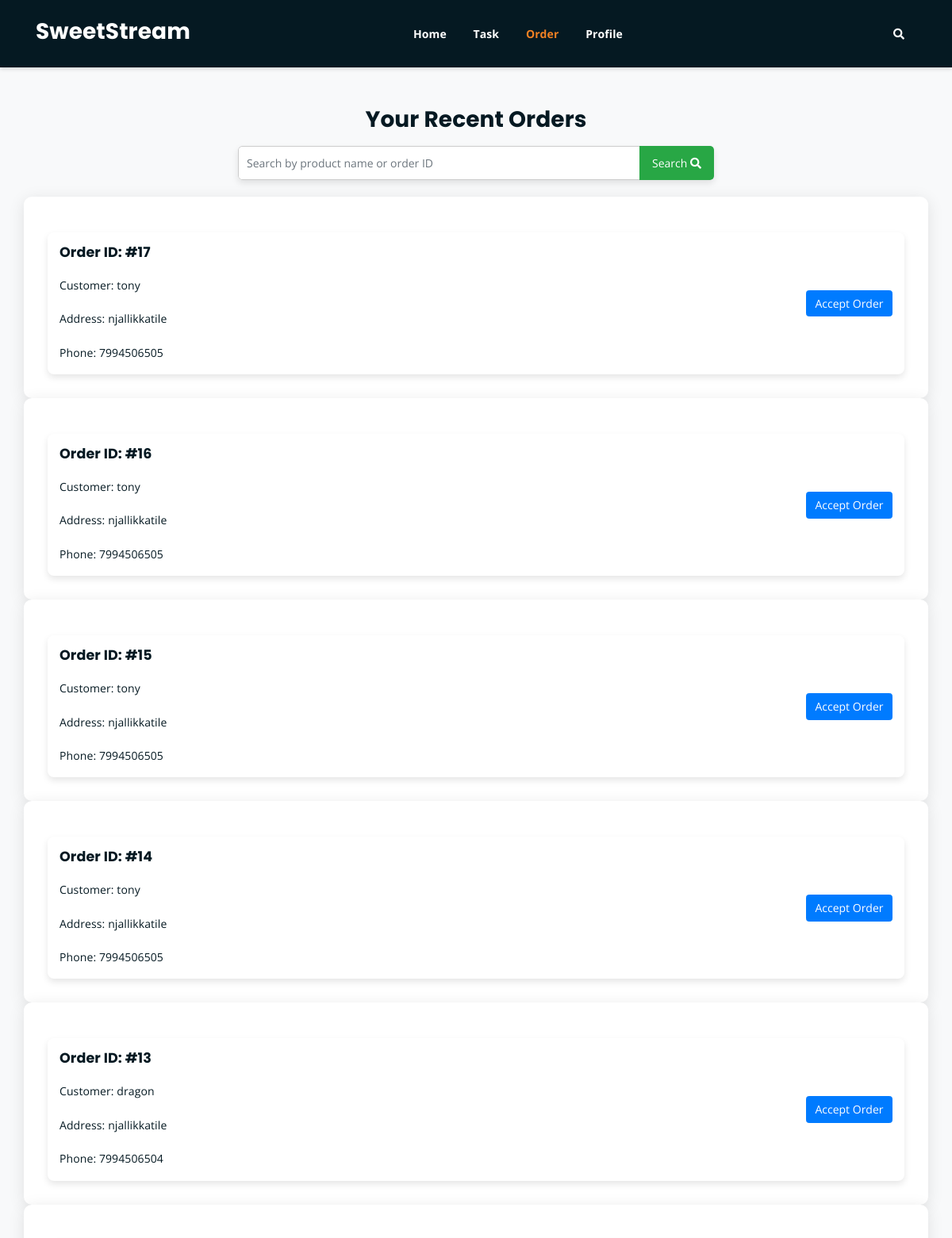
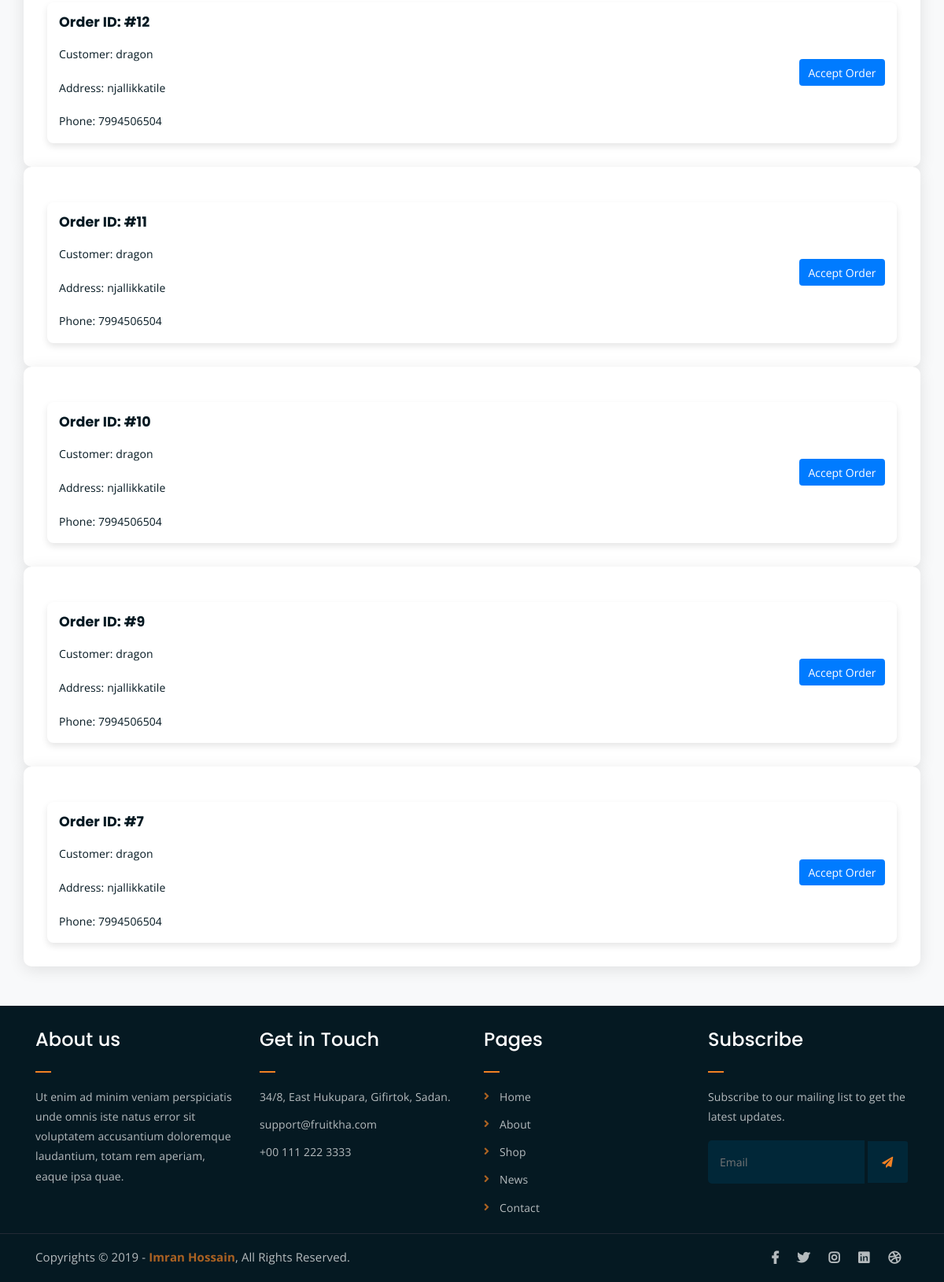
Page /delivery/order.php (signed in) on the earlier database version (2 pictures, top to bottom).
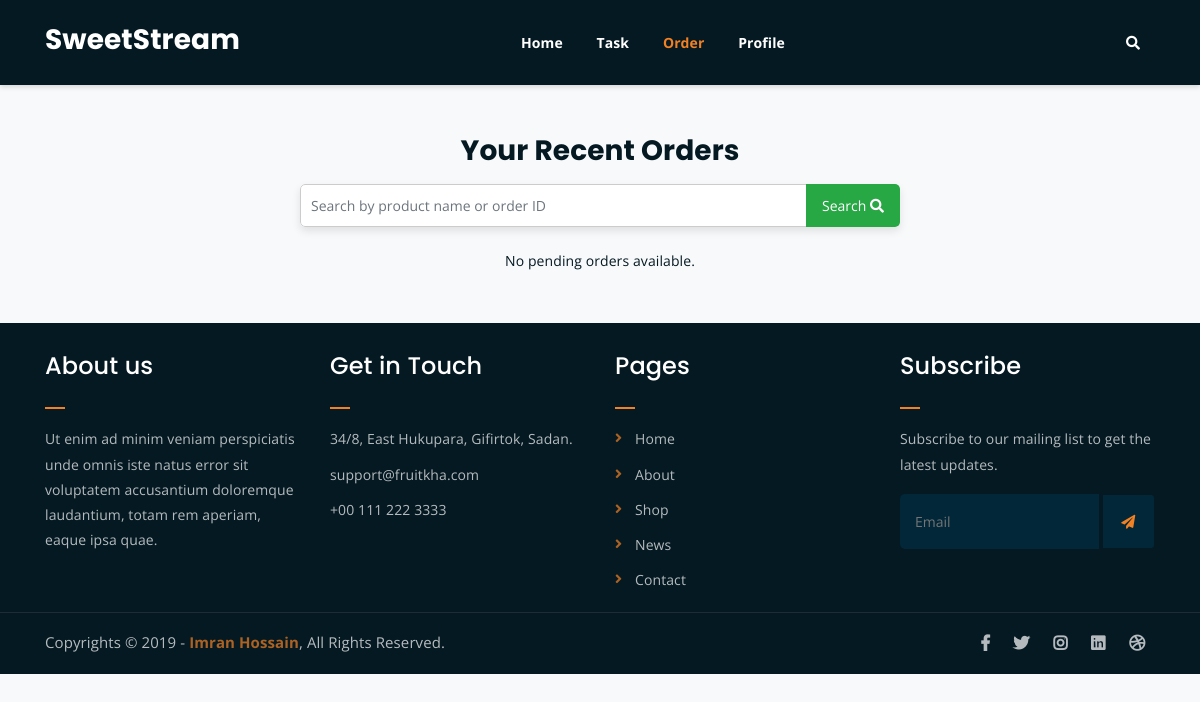
Same page on the later database version.
### tables this page shows
CREATE TABLE `delivery_table` (
  `did` int(100) NOT NULL,
  `product_id` int(100) NOT NULL,
  `user_id` varchar(100) NOT NULL,
  `product_quantity` varchar(100) NOT NULL,
  `price` varchar(100) NOT NULL,
  `address` varchar(100) NOT NULL,
  `phone_no` varchar(10) NOT NULL,
  `deliveryperson_id` varchar(100) NOT NULL,
  `delivery_date_time` datetime NOT NULL DEFAULT current_timestamp(),
  `status` varchar(100) NOT NULL,
  `payment_details` varchar(100) NOT NULL,
  `payment_status` varchar(100) NOT NULL,
  `delivery_dispacted_time` datetime DEFAULT NULL,
  `delivery_delivered_time` datetime DEFAULT NULL
);

CREATE TABLE `user_table` (
  `id` int(11) NOT NULL,
  `name` varchar(100) NOT NULL,
  `phone_no` varchar(15) NOT NULL,
  `email` varchar(100) NOT NULL,
  `password` varchar(255) NOT NULL,
  `address` varchar(255) DEFAULT NULL,
  `privilege` varchar(100) DEFAULT NULL
);

### delivery/your_orders_list_endpoint.php (the view)
<?php
include $_SERVER['DOCUMENT_ROOT'] . '/SweetStream/php/db.php';
$sql = "
    SELECT d.did, d.address, d.status, d.user_id, d.delivery_date_time,
        u.name AS customer_name, u.phone_no AS customer_phone
    FROM delivery_table d
    JOIN user_table u ON d.user_id = u.id
    WHERE (d.status = 'pending' OR d.deliveryperson_id IS NULL)
    GROUP BY d.user_id, d.delivery_date_time
    ORDER BY d.delivery_date_time DESC
";
$result = $conn->query($sql);
$orders = [];
while ($row = $result->fetch_assoc()) {
    $orders[] = [
        'order_id' => $row['did'],
        'customer_name' => $row['customer_name'],
        'address' => $row['address'],
        'phone_no' => $row['customer_phone'],
        'status' => $row['status'],
        'user_id' => $row['user_id'],
        'order_date' => $row['delivery_date_time']
    ];
}
if (empty($orders)) {
    echo "<p class='text-center'>No pending orders available.</p>";
} else {
    foreach ($orders as $order) {
        echo "
            <div class='tracking-card'>
                <div class='order-item'>
                    <div class='order-info'>
                        <h5>Order ID: #{$order['order_id']}</h5>
                        <p>Customer: {$order['customer_name']}</p>
                        <p>Address: {$order['address']}</p>
                        <p>Phone: {$order['phone_no']}</p>
                    </div>
                    <div class='order-status'>
                        <button class='btn btn-primary' onclick=\"openModal('{$order['order_id']}', '{$order['user_id']}', '{$order['order_date']}')\">Accept Order</button>
                    </div>
                </div>
            </div>";
    }
}
?>

### delivery/order.php (shortened to what this page needs)
<?php
include $_SERVER['DOCUMENT_ROOT'] . '/SweetStream/php/db_connection.php';
$conn = new mysqli($host, $user, $password, $dbname);
?>
<!DOCTYPE html>
<html lang="en">
    <head>
        <link rel="stylesheet" href="../user/assets/css/all.min.css">
        <link rel="stylesheet" href="../user/assets/bootstrap/css/bootstrap.min.css">
        <link rel="stylesheet" href="../user/assets/css/main.css">
    </head>
<body>
     <div class="top-header-area" id="sticker">
        <div class="container">
            <div class="row">
                <div class="col-lg-12 text-center">
                    <div class="main-menu-wrap">
                        <div class="site-logo">
                            <a href="#">
                                <h3 class="orange-text">SweetStream</h3>
                            </a>
                        </div>
                        <nav class="main-menu">
                            <ul>
                                <li><a href="index.php">Home</a></li>
                                <li><a href="task.php">Task</a></li>
                                <li class="current-list-item"><a href="order.php">Order</a></li>
                                <li><a href="profile.html">Profile</a></li>
                                <li>
                                    <div class="header-icons">
                                        <a class="mobile-hide search-bar-icon" href="#"><i class="fas fa-search"></i></a>
                                    </div>
                                </li>
                            </ul>
                        </nav>
                    </div>
                </div>
            </div>
        </div>
    </div>
<div class="order-tracking-section">
    <div class="container-fluid">
        <div class="row">
            <div class="col-lg-12">
                <h3 class="text-center">Your Recent Orders</h3>
                <div class="search-area2 mb-4">
                    <div class="input-group">
                        <input type="text" class="form-control search-input" placeholder="Search by product name or order ID">
                        <div class="input-group-append">
                            <button class="btn btn-success search-button" type="submit">
                                Search <i class="fas fa-search"></i>
                            </button>
                        </div>
                    </div>
                </div>
                <div id="orderList">
                    <?php include 'your_orders_list_endpoint.php'; ?>
                </div>
            </div>
        </div>
    </div>
</div>
   <div class="footer-area">
    <div class="container">
        <div class="row">
            <div class="col-lg-3 col-md-6">
                <div class="footer-box about-widget">
                    <h2 class="widget-title">About us</h2>
                    <p>Ut enim ad minim veniam perspiciatis unde omnis iste natus error sit voluptatem accusantium doloremque laudantium, totam rem aperiam, eaque ipsa quae.</p>
                </div>
            </div>
            <div class="col-lg-3 col-md-6">
                <div class="footer-box get-in-touch">
                    <h2 class="widget-title">Get in Touch</h2>
                    <ul>
                        <li>34/8, East Hukupara, Gifirtok, Sadan.</li>
                        <li>support@fruitkha.com</li>
                        <li>+00 111 222 3333</li>
                    </ul>
                </div>
            </div>
            <div class="col-lg-3 col-md-6">
                <div class="footer-box pages">
                    <h2 class="widget-title">Pages</h2>
                    <ul>
                        <li><a href="index.php">Home</a></li>
                        <li><a href="about.html">About</a></li>
                        <li><a href="services.html">Shop</a></li>
                        <li><a href="news.html">News</a></li>
                        <li><a href="contact.html">Contact</a></li>
                    </ul>
                </div>
            </div>
            <div class="col-lg-3 col-md-6">
                <div class="footer-box subscribe">
                    <h2 class="widget-title">Subscribe</h2>
                    <p>Subscribe to our mailing list to get the latest updates.</p>
                    <form action="index.php">
                        <input type="email" placeholder="Email">
                        <button type="submit"><i class="fas fa-paper-plane"></i></button>
                    </form>
                </div>
            </div>
        </div>
    </div>
</div>
<div class="copyright">
    <div class="container">
        <div class="row">
            <div class="col-lg-6 col-md-12">
                <p>Copyrights &copy; 2019 - <a href="https://imransdesign.com/">Imran Hossain</a>,  All Rights Reserved.</p>
            </div>
            <div class="col-lg-6 text-right col-md-12">
                <div class="social-icons">
                    <ul>
                        <li><a href="#" target="_blank"><i class="fab fa-facebook-f"></i></a></li>
                        <li><a href="#" target="_blank"><i class="fab fa-twitter"></i></a></li>
                        <li><a href="#" target="_blank"><i class="fab fa-instagram"></i></a></li>
                        <li><a href="#" target="_blank"><i class="fab fa-linkedin"></i></a></li>
                        <li><a href="#" target="_blank"><i class="fab fa-dribbble"></i></a></li>
                    </ul>
                </div>
            </div>
        </div>
    </div>
</div>
</body>
</html>

### delivery/order.php (style rules this page uses)
body { background-color: #f8f9fa; }
.top-header-area { position: sticky; top: 0; z-index: 1000; background-color: #051922; box-shadow: 0 2px 5px rgba(0, 0, 0, 0.15); padding: 15px 0; }
.site-logo h3 { color: #ffffff; font-family: 'Poppins', sans-serif; }
.main-menu a { color: #ffffff; padding: 10px 15px; transition: color 0.3s; }
.footer-area { background-color: #051922; color: #ffffff; padding: 20px 0; }
.btn-success { padding: 8px 16px; border: none; cursor: pointer; border-radius: 4px; }

Differences in the rows shown:
removed delivery_table: did "17", user.name "tony", address "njallikkatile", user.phone_no "7994506505"
removed delivery_table: did "16", user.name "tony", address "njallikkatile", user.phone_no "7994506505"
removed delivery_table: did "15", user.name "tony", address "njallikkatile", user.phone_no "7994506505"
removed delivery_table: did "14", user.name "tony", address "njallikkatile", user.phone_no "7994506505"
removed delivery_table: did "13", user.name "dragon", address "njallikkatile", user.phone_no "7994506504"
removed delivery_table: did "12", user.name "dragon", address "njallikkatile", user.phone_no "7994506504"
removed delivery_table: did "11", user.name "dragon", address "njallikkatile", user.phone_no "7994506504"
removed delivery_table: did "10", user.name "dragon", address "njallikkatile", user.phone_no "7994506504"
removed delivery_table: did "9", user.name "dragon", address "njallikkatile", user.phone_no "7994506504"
removed delivery_table: did "7", user.name "dragon", address "njallikkatile", user.phone_no "7994506504"
Other differences:
text now shown: "No pending orders available."
